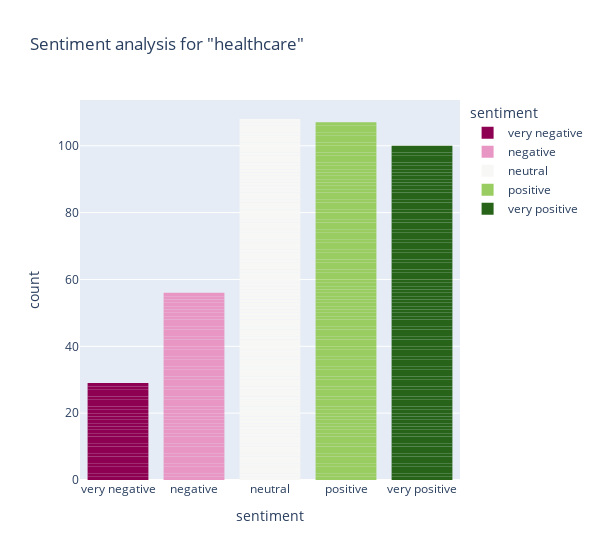

Write notebook code for a chart like this one.
### Code cell
find_tweets(q='healthcare',place='90048')

### Figure 1 — Plotly figure (JSON) as saved in the notebook; plotly's stock layout.template omitted (floating-point values rounded to 4 significant figures)
{"data": [{"alignmentgroup": "True", "hovertemplate": "sentiment=%{x}<br>count=%{y}<extra></extra>", "legendgroup": "very negative", "marker": {"color": "#8e0152", "line": {"width": 0}}, "name": "very negative", "offsetgroup": "very negative", "orientation": "v", "showlegend": true, "textposition": "auto", "type": "bar", "x": ["very negative", "very negative", "very negative", "very negative", "very negative", "very negative", "very negative", "very negative", "very negative", "very negative", "very negative", "very negative", "very negative", "very negative", "very negative", "very negative", "very negative", "very negative", "very negative", "very negative", "very negative", "very negative", "very negative", "very negative", "very negative", "very negative", "very negative", "very negative", "very negative"], "xaxis": "x", "y": [1, 1, 1, 1, 1, 1, 1, 1, 1, 1, 1, 1, 1, 1, 1, 1, 1, 1, 1, 1, 1, 1, 1, 1, 1, 1, 1, 1, 1], "yaxis": "y"}, {"alignmentgroup": "True", "hovertemplate": "sentiment=%{x}<br>count=%{y}<extra></extra>", "legendgroup": "negative", "marker": {"color": "#e897c4", "line": {"width": 0}}, "name": "negative", "offsetgroup": "negative", "orientation": "v", "showlegend": true, "textposition": "auto", "type": "bar", "x": ["negative", "negative", "negative", "negative", "negative", "negative", "negative", "negative", "negative", "negative", "negative", "negative", "negative", "negative", "negative", "negative", "negative", "negative", "negative", "negative", "negative", "negative", "negative", "negative", "negative", "negative", "negative", "negative", "negative", "negative", "negative", "negative", "negative", "negative", "negative", "negative", "negative", "negative", "negative", "negative", "negative", "negative", "negative", "negative", "negative", "negative", "negative", "negative", "negative", "negative", "negative", "negative", "negative", "negative", "negative", "negative"], "xaxis": "x", "y": [1, 1, 1, 1, 1, 1, 1, 1, 1, 1, 1, 1, 1, 1, 1, 1, 1, 1, 1, 1, 1, 1, 1, 1, 1, 1, 1, 1, 1, 1, 1, 1, 1, 1, 1, 1, 1, 1, 1, 1, 1, 1, 1, 1, 1, 1, 1, 1, 1, 1, 1, 1, 1, 1, 1, 1], "yaxis": "y"}, {"alignmentgroup": "True", "hovertemplate": "sentiment=%{x}<br>count=%{y}<extra></extra>", "legendgroup": "neutral", "marker": {"color": "#f7f7f6", "line": {"width": 0}}, "name": "neutral", "offsetgroup": "neutral", "orientation": "v", "showlegend": true, "textposition": "auto", "type": "bar", "x": ["neutral", "neutral", "neutral", "neutral", "neutral", "neutral", "neutral", "neutral", "neutral", "neutral", "neutral", "neutral", "neutral", "neutral", "neutral", "neutral", "neutral", "neutral", "neutral", "neutral", "neutral", "neutral", "neutral", "neutral", "neutral", "neutral", "neutral", "neutral", "neutral", "neutral", "neutral", "neutral", "neutral", "neutral", "neutral", "neutral", "neutral", "neutral", "neutral", "neutral", "neutral", "neutral", "neutral", "neutral", "neutral", "neutral", "neutral", "neutral", "neutral", "neutral", "neutral", "neutral", "neutral", "neutral", "neutral", "neutral", "neutral", "neutral", "neutral", "neutral", "neutral", "neutral", "neutral", "neutral", "neutral", "neutral", "neutral", "neutral", "neutral", "neutral", "neutral", "neutral", "neutral", "neutral", "neutral", "neutral", "neutral", "neutral", "neutral", "neutral", "neutral", "neutral", "neutral", "neutral", "neutral", "neutral", "neutral", "neutral", "neutral", "neutral", "neutral", "neutral", "neutral", "neutral", "neutral", "neutral", "neutral", "neutral", "neutral", "neutral", "neutral", "neutral", "neutral", "neutral", "neutral", "neutral", "neutral", "neutral"], "xaxis": "x", "y": [1, 1, 1, 1, 1, 1, 1, 1, 1, 1, 1, 1, 1, 1, 1, 1, 1, 1, 1, 1, 1, 1, 1, 1, 1, 1, 1, 1, 1, 1, 1, 1, 1, 1, 1, 1, 1, 1, 1, 1, 1, 1, 1, 1, 1, 1, 1, 1, 1, 1, 1, 1, 1, 1, 1, 1, 1, 1, 1, 1, 1, 1, 1, 1, 1, 1, 1, 1, 1, 1, 1, 1, 1, 1, 1, 1, 1, 1, 1, 1, 1, 1, 1, 1, 1, 1, 1, 1, 1, 1, 1, 1, 1, 1, 1, 1, 1, 1, 1, 1, 1, 1, 1, 1, 1, 1, 1, 1], "yaxis": "y"}, {"alignmentgroup": "True", "hovertemplate": "sentiment=%{x}<br>count=%{y}<extra></extra>", "legendgroup": "positive", "marker": {"color": "#9acd61", "line": {"width": 0}}, "name": "positive", "offsetgroup": "positive", "orientation": "v", "showlegend": true, "textposition": "auto", "type": "bar", "x": ["positive", "positive", "positive", "positive", "positive", "positive", "positive", "positive", "positive", "positive", "positive", "positive", "positive", "positive", "positive", "positive", "positive", "positive", "positive", "positive", "positive", "positive", "positive", "positive", "positive", "positive", "positive", "positive", "positive", "positive", "positive", "positive", "positive", "positive", "positive", "positive", "positive", "positive", "positive", "positive", "positive", "positive", "positive", "positive", "positive", "positive", "positive", "positive", "positive", "positive", "positive", "positive", "positive", "positive", "positive", "positive", "positive", "positive", "positive", "positive", "positive", "positive", "positive", "positive", "positive", "positive", "positive", "positive", "positive", "positive", "positive", "positive", "positive", "positive", "positive", "positive", "positive", "positive", "positive", "positive", "positive", "positive", "positive", "positive", "positive", "positive", "positive", "positive", "positive", "positive", "positive", "positive", "positive", "positive", "positive", "positive", "positive", "positive", "positive", "positive", "positive", "positive", "positive", "positive", "positive", "positive", "positive"], "xaxis": "x", "y": [1, 1, 1, 1, 1, 1, 1, 1, 1, 1, 1, 1, 1, 1, 1, 1, 1, 1, 1, 1, 1, 1, 1, 1, 1, 1, 1, 1, 1, 1, 1, 1, 1, 1, 1, 1, 1, 1, 1, 1, 1, 1, 1, 1, 1, 1, 1, 1, 1, 1, 1, 1, 1, 1, 1, 1, 1, 1, 1, 1, 1, 1, 1, 1, 1, 1, 1, 1, 1, 1, 1, 1, 1, 1, 1, 1, 1, 1, 1, 1, 1, 1, 1, 1, 1, 1, 1, 1, 1, 1, 1, 1, 1, 1, 1, 1, 1, 1, 1, 1, 1, 1, 1, 1, 1, 1, 1], "yaxis": "y"}, {"alignmentgroup": "True", "hovertemplate": "sentiment=%{x}<br>count=%{y}<extra></extra>", "legendgroup": "very positive", "marker": {"color": "#276419", "line": {"width": 0}}, "name": "very positive", "offsetgroup": "very positive", "orientation": "v", "showlegend": true, "textposition": "auto", "type": "bar", "x": ["very positive", "very positive", "very positive", "very positive", "very positive", "very positive", "very positive", "very positive", "very positive", "very positive", "very positive", "very positive", "very positive", "very positive", "very positive", "very positive", "very positive", "very positive", "very positive", "very positive", "very positive", "very positive", "very positive", "very positive", "very positive", "very positive", "very positive", "very positive", "very positive", "very positive", "very positive", "very positive", "very positive", "very positive", "very positive", "very positive", "very positive", "very positive", "very positive", "very positive", "very positive", "very positive", "very positive", "very positive", "very positive", "very positive", "very positive", "very positive", "very positive", "very positive", "very positive", "very positive", "very positive", "very positive", "very positive", "very positive", "very positive", "very positive", "very positive", "very positive", "very positive", "very positive", "very positive", "very positive", "very positive", "very positive", "very positive", "very positive", "very positive", "very positive", "very positive", "very positive", "very positive", "very positive", "very positive", "very positive", "very positive", "very positive", "very positive", "very positive", "very positive", "very positive", "very positive", "very positive", "very positive", "very positive", "very positive", "very positive", "very positive", "very positive", "very positive", "very positive", "very positive", "very positive", "very positive", "very positive", "very positive", "very positive", "very positive", "very positive"], "xaxis": "x", "y": [1, 1, 1, 1, 1, 1, 1, 1, 1, 1, 1, 1, 1, 1, 1, 1, 1, 1, 1, 1, 1, 1, 1, 1, 1, 1, 1, 1, 1, 1, 1, 1, 1, 1, 1, 1, 1, 1, 1, 1, 1, 1, 1, 1, 1, 1, 1, 1, 1, 1, 1, 1, 1, 1, 1, 1, 1, 1, 1, 1, 1, 1, 1, 1, 1, 1, 1, 1, 1, 1, 1, 1, 1, 1, 1, 1, 1, 1, 1, 1, 1, 1, 1, 1, 1, 1, 1, 1, 1, 1, 1, 1, 1, 1, 1, 1, 1, 1, 1, 1], "yaxis": "y"}], "layout": {"barmode": "relative", "legend": {"title": {"text": "sentiment"}, "tracegroupgap": 0}, "title": {"text": "Sentiment analysis for \"healthcare\""}, "width": 600, "xaxis": {"anchor": "y", "categoryarray": ["very negative", "negative", "neutral", "positive", "very positive"], "categoryorder": "array", "domain": [0, 1], "title": {"text": "sentiment"}}, "yaxis": {"anchor": "x", "domain": [0, 1], "title": {"text": "count"}}}}
